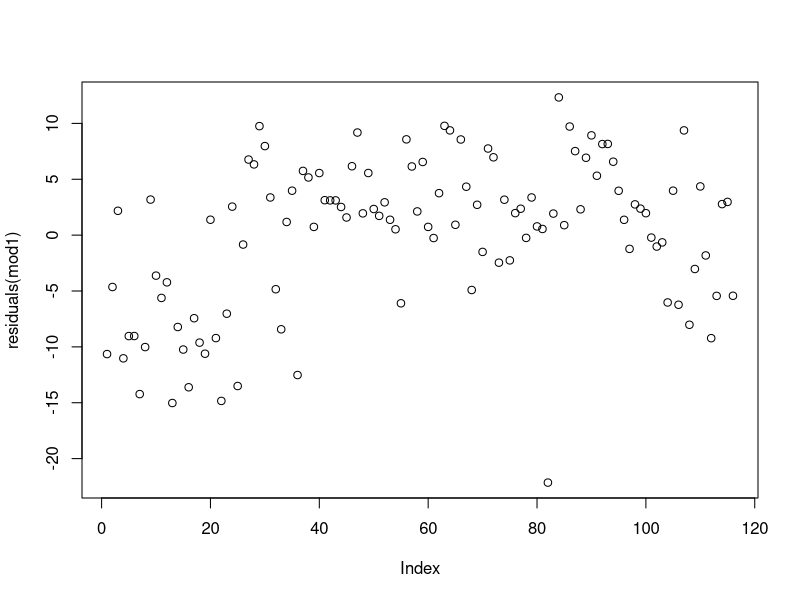
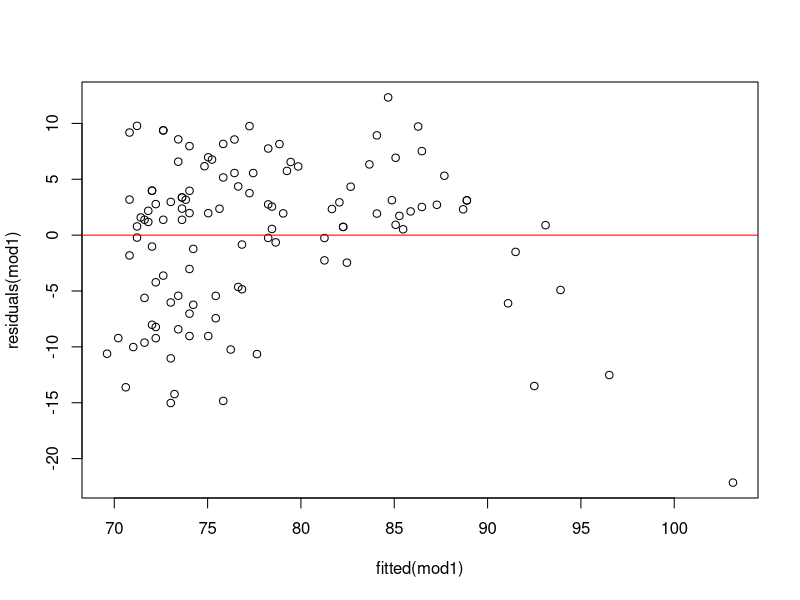
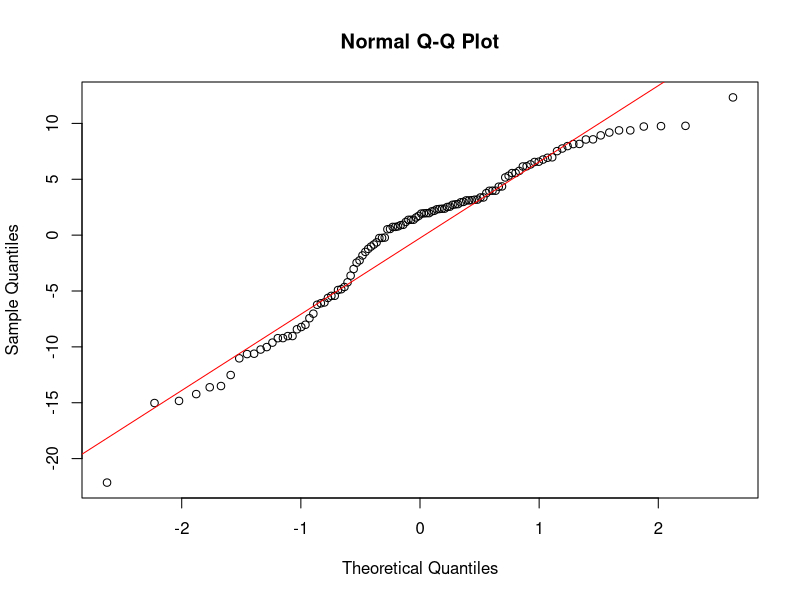

These charts were generated, in order, by the following R code:
##Excercise 4 - calculate adjusted R2 for mod1
data("airquality")
mod1 = lm(Temp~Ozone, data = airquality)

airquality1 = airquality[which(is.na(airquality$Ozone)==FALSE),]
mod3 = lm(Temp~Ozone, data = airquality1)
res3 = residuals(mod3)
RSS3 = sum(res3^2)
numerator = RSS3/(length(airquality1$Ozone)-2)
denominator = var(airquality1$Temp)
adjustedR2 = 1-(numerator/denominator)
adjustedR2
summary(mod1)
summary(mod3)
##The manually calculated adjustedR2 equals the adjusted R^2 returned from the original model and the model generated by removing the NAs.

##Exercise 5
install.packages('lmtest')
library(lmtest)
plot(residuals(mod1))
dwtest(mod1, alternative=c("two.sided"))
##The plot looks like there is autocorrelation in the residuals, and the dwtest results in a p-value of 7.276e-06, which means there is autocorrelation in the residuals.
##This means the residuals are not independent. 
plot(residuals(mod1)~fitted(mod1))
abline(lm(residuals(mod1)~fitted(mod1)), col="red")
bptest(mod1)
##From the plot, it looks like the residuals are not homoscedastic. However, the bptest results in a p-value of 0.0721, which means we cannot reject the null hypothesis that the residuals are homoscedastic. 
qqnorm(residuals(mod1))
qqline(residuals(mod1), col = "red")
shapiro.test(residuals(mod1))
##The qqplot shows that the residuals deviate from a normal distribution.
##The Shapiro-wilk normality test results in a p-value of 0.000226, so the residuals are not normally distributed.
